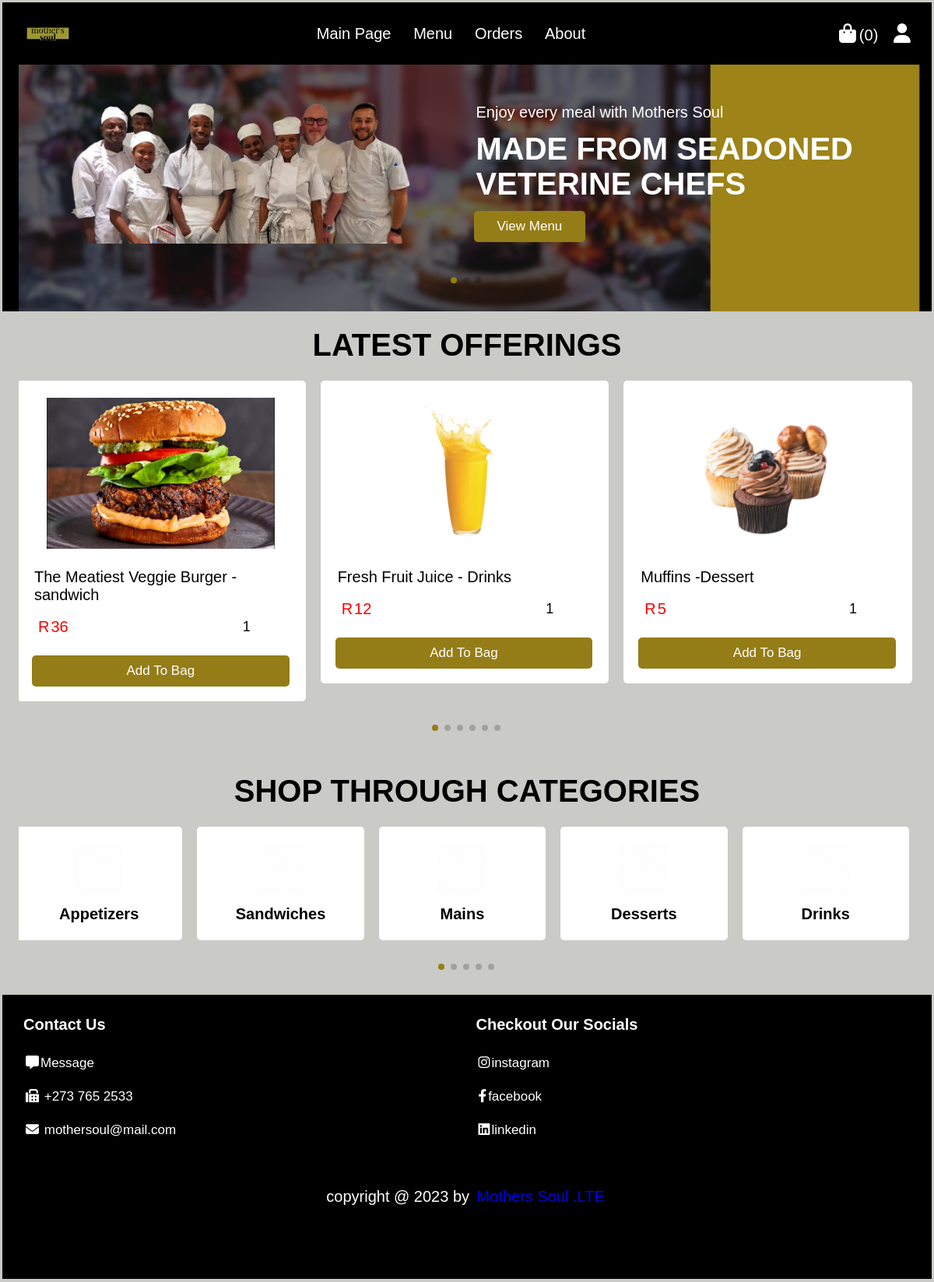
The app's page /home.php with its own data.
### tables this page shows
CREATE TABLE `items` (
  `id` int(100) NOT NULL,
  `name` varchar(50) NOT NULL,
  `details` varchar(500) NOT NULL,
  `price` int(10) NOT NULL,
  `img_1` varchar(100) NOT NULL,
  `img_2` varchar(100) NOT NULL
);

### home.php (the view, shortened to what this page needs)
<?php
include 'framework/connection.php';
?>
<!DOCTYPE html>
<html lang="en">
<head>
   <link rel="stylesheet" href="https://unpkg.com/swiper@8/swiper-bundle.min.css" />
   <link rel="stylesheet" href="https://cdnjs.cloudflare.com/ajax/libs/font-awesome/6.1.1/css/all.min.css">
   <link rel="stylesheet" href="css/style.css">
</head>
<body>
<?php include 'user/header.php'; ?>
<div class="home-bg">
<section class="home">
   <div class="swiper home-slider">
   <div class="swiper-wrapper">
      <div class="swiper-slide slide">
         <div class="image">
            <img src="images/chefs.png" alt="">
         </div>
         <div class="content">
            <span>Enjoy every meal with Mothers Soul</span>
            <h3>Made From Seadoned Veterine Chefs</h3>
            <a href="menu.php" class="btn">View Menu</a>
         </div>
      </div>
</div>
      <div class="swiper-pagination"></div>
   </div>
</section>
</div>
<section class="home-items">
   <h1 class="heading">Latest Offerings</h1>
   <div class="swiper items-slider">
   <div class="swiper-wrapper">
   <?php
     $select_items = $conn->prepare("SELECT * FROM `items` LIMIT 6");
     $select_items->execute();
     if($select_items->rowCount() > 0){
      while($fetch_items = $select_items->fetch(PDO::FETCH_ASSOC)){
   ?>
   <form action="" method="post" class="swiper-slide slide">
      <img src="item_img/<?= $fetch_items['img_1']; ?>" alt="">
      <div class="name"><?= $fetch_items['name']; ?></div>
      <div class="flex">
         <div class="price"><span>R</span><?= $fetch_items['price']; ?><span></span></div>
         <input type="number" name="qty" class="qty" min="1" max="99" onkeypress="if(this.value.length == 2) return false;" value="1">
      </div>
      <input type="submit" value="Add To Bag" class="btn" name="add_to_bag">
   </form>
   <?php
      }
   }else{
      echo '<p class="empty">No menu items? Site must be under contruction! its not your fault.</p>';
   }
   ?>
   </div>
   <div class="swiper-pagination"></div>
   </div>
</section>
<section class="category">
   <h1 class="heading">Shop through Categories</h1>
   <div class="swiper category-slider">
   <div class="swiper-wrapper">
   <a href="category.php?category=appetizer" class="swiper-slide slide">
      <img src="images/appetizers.gif" alt="">
      <h3>Appetizers</h3>
   </a>
   <a href="category.php?category=sandwich" class="swiper-slide slide">
      <img src="images/sandwiches.gif" alt="">
      <h3>Sandwiches</h3>
   </a>
   <a href="category.php?category=main" class="swiper-slide slide">
      <img src="images/mains.gif" alt="">
      <h3>Mains</h3>
   </a>
   <a href="category.php?category=dessert" class="swiper-slide slide">
      <img src="images/desserts.gif" alt="">
      <h3>Desserts</h3>
   </a>
   <a href="category.php?category=drink" class="swiper-slide slide">
      <img src="images/drinks.gif" alt="">
      <h3>Drinks</h3>
   </a>
   </div>
   <div class="swiper-pagination"></div>
   </div>
</section>
<?php include 'framework/footer.php'; ?>
</body>
</html>

### css/style.css (style rules this page uses)
* { font-family: 'Garamond', sans-serif; margin: -1px; padding: 3px; box-sizing: border-box; outline: none; border: none; text-decoration: none; }
html { font-size: 62.5%; overflow-x: hidden; }
body { background-color: rgb(202, 202, 199); }
section { padding:2rem; max-width: 1200px; margin:0 auto; }
.heading { font-size: 4rem; color:black; margin-bottom: 2rem; text-align: center; text-transform: uppercase; }
.btn, .delete-btn, .option-btn { display: block; width: 100%; margin-top: 1rem; border-radius: .5rem; padding:1rem 3rem; font-size: 1.7rem; text-transform: capitalize; color:white; cursor: pointer; text-align: center; }
.btn { background-color: #947d17; }
img { width: 100px; height: 100px; display: block; }
.home-bg { background:url(../images/bg.png) no-repeat; background-size: cover; background-position: center; }
.home-bg .home .slide { display: flex; align-items: center; flex-wrap: wrap; gap:1.5rem; padding-bottom: 6rem; padding-top: 2rem; user-select: none; }
.home-bg .home .slide .image { flex:1 1 40rem; }
.home-bg .home .slide .image img { height: 19rem; width: 100%; object-fit: contain; }
.home-bg .home .slide .content { flex:1 1 40rem; }
.home-bg .home .slide .content span { font-size: 2rem; color:white; }
.home-bg .home .slide .content h3 { margin-top: 1rem; font-size: 4rem; color:white; text-transform: uppercase; }
.home-bg .home .slide .content .btn { display: inline-block; width: auto; }
.category .slide { margin-bottom: 5rem; box-shadow: rgba(0,0,1,.1); border:black; text-align: center; padding:2rem; background: white; border-radius: .5rem; }
.category .slide img { height: 7rem; width: 100%; object-fit: contain; margin-bottom: 1rem; user-select: none; }
.category .slide h3 { font-size: 2rem; color:black; user-select: none; }
.home-items .slide { position: relative; padding:2rem; border-radius: .5rem; border:black; background-color: white; box-shadow: rgba(0,0,1,.1); margin-bottom: 5rem; overflow: hidden; user-select: none; }
.home-items .slide img { width: 100%; height: 20rem; object-fit: contain; margin-bottom: 2rem; }
.home-items .slide .name { font-size: 2rem; color:black; }
.home-items .slide .flex { display: flex; align-items: center; justify-content: space-between; gap:1rem; }
.home-items .slide .flex .qty { width: 7rem; padding:1rem; border:black; font-size: 1.8rem; color:black; border-radius: .5rem; }
.home-items .slide .flex .price { margin:1rem 0; font-size: 2rem; color:red; }

### records on screen
items: img_1 (picture), name "The Meatiest Veggie Burger - sandwich", price "36"
items: img_1 (picture), name "Fresh Fruit Juice - Drinks", price "12"
items: img_1 (picture), name "Muffins -Dessert", price "5"

### other values on screen
$total_bag_counts "0"
